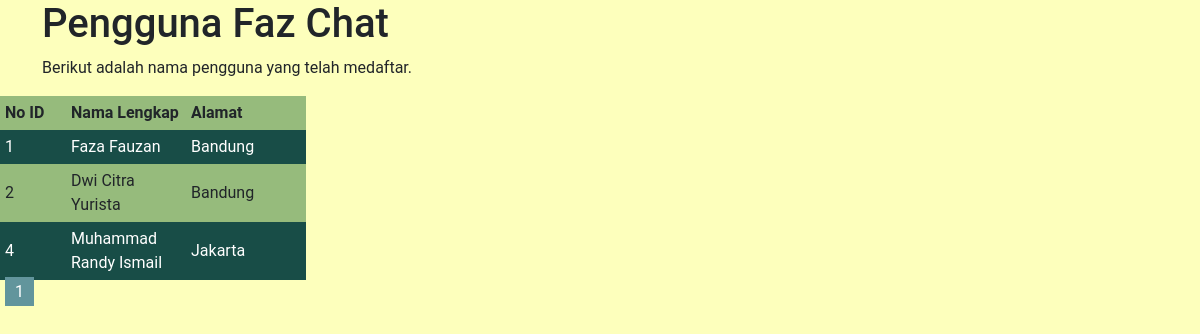
The page /tampil_all_users.php on the database its author committed.
### tables this page shows
CREATE TABLE `daftar_akun` (
  `id_akun` int(11) NOT NULL AUTO_INCREMENT,
  `nama_akun` varchar(255) NOT NULL,
  `username` varchar(255) NOT NULL,
  `alamat` varchar(255) NOT NULL,
  `email` varchar(255) NOT NULL,
  `tanggal_lahir` date NOT NULL,
  `password` varchar(255) NOT NULL,
  `pilihan_kursus` varchar(50) NOT NULL,
  PRIMARY KEY (`id_akun`)
);

### tampil_all_users.php (the view, shortened to what this page needs)
<!DOCTYPE html>
<html>
<head>
  <link rel="stylesheet" href="bootstrap.css">
</head>
<body>
<div class="container">
<h1>Pengguna Faz Chat</h1>
<p>
Berikut adalah nama pengguna yang telah medaftar.
</p>
</div>
<?php
include "koneksi.php";
$page=isset($_GET['page']) ? htmlspecialchars($_GET['page']) : 1;
$cari_semua=mysqli_query($konek,"select * from daftar_akun");
$jml_data=mysqli_num_rows($cari_semua);
$batas=10;
$jmlpage=ceil($jml_data/$batas);
$posisi=($page-1) * $batas;
if($jml_data>0){
	echo "<table class='container_table'>";
	echo "<tr><th>No ID</th><th>Nama Lengkap</th><th>Alamat</th></tr>";
	$cari_sebagian=mysqli_query($konek,"select * from daftar_akun limit $posisi, $batas");
	while($data=mysqli_fetch_array($cari_sebagian)){
		echo "<tr>".
"<td>".$data['id_akun']."</td>".
"<td>".$data['nama_akun']."</td>".
"<td>".$data['alamat']."</td>".
"</tr>";
		}
	echo "</table>";
}
echo "<div class='container_pagination'>";
echo "<ul class='pagination'>";
	if($page==1){
		for($i=$page-1;
$i<=$page+3;
$i++){
		if($i<1){continue;}
		if($i>$jmlpage){break;}
		if($i == $page){
			echo "<li><span title='$i' class='active'>$i</span></li>";
		}
else{
			echo "<li><a title='$i' href='".$_SERVER['PHP_SELF']."?page=$i'>$i</a></li>";
			}
		}
	}
	echo "</ul>";
	echo "</div>";
?>
</body>
</html>

### tampil_all_users.php (style rules this page uses)
body,* { font-family: 'Roboto', sans-serif; }
body { background:#fdffbc; }
.container_table th,td { width:120px;height:28px;padding:5px; }
.container_table tr th:nth-child(1), .container_table tr td:nth-child(1) { width:66px; }
.container_table tr:nth-child(odd) { background-color:#96bb7c; }
.container_table tr:nth-child(even) { background-color:#184d47;color:#fff; }
.container_pagination { text-align:left; }
ul.pagination { list-style-type:none; }
ul.pagination li { display:inline; }
span.active { margin:5px;padding:5px 10px;background-color:#62959c;color:#fff; }

### rows shown on the page
daftar_akun: id_akun "1", nama_akun "Faza Fauzan", alamat "Bandung"
daftar_akun: id_akun "2", nama_akun "Dwi Citra Yurista", alamat "Bandung"
daftar_akun: id_akun "4", nama_akun "Muhammad Randy Ismail", alamat "Jakarta"
